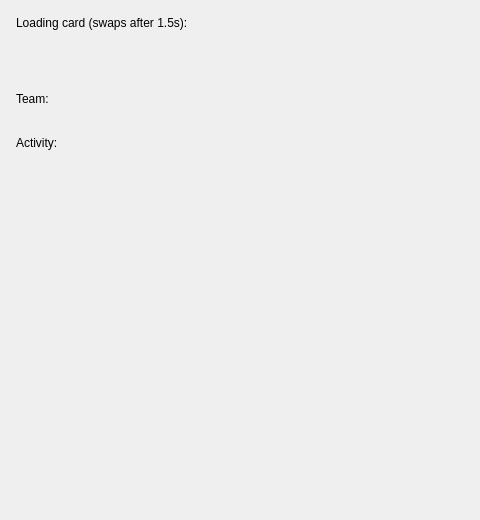
<?xml version="1.0" encoding="UTF-8"?>
<ui version="4.0">
 <class>MainWindow</class>
 <widget class="QMainWindow" name="MainWindow">
  <property name="geometry">
   <rect>
    <x>0</x>
    <y>0</y>
    <width>480</width>
    <height>520</height>
   </rect>
  </property>
  <property name="windowTitle">
   <string>Skeleton / Avatars / Timeline</string>
  </property>
  <widget class="QWidget" name="centralwidget">
   <layout class="QVBoxLayout" name="rootLayout" stretch="0,0,0,0,0,1">
    <property name="spacing">
     <number>10</number>
    </property>
    <property name="leftMargin">
     <number>16</number>
    </property>
    <property name="topMargin">
     <number>16</number>
    </property>
    <property name="rightMargin">
     <number>16</number>
    </property>
    <property name="bottomMargin">
     <number>16</number>
    </property>
    <item>
     <widget class="QLabel" name="loadingLabel">
      <property name="text">
       <string>Loading card (swaps after 1.5s):</string>
      </property>
     </widget>
    </item>
    <item>
     <widget class="QWidget" name="loadingCard" native="true">
      <layout class="QHBoxLayout" name="loadingCardLayout">
       <property name="spacing">
        <number>10</number>
       </property>
       <property name="leftMargin">
        <number>12</number>
       </property>
       <property name="topMargin">
        <number>12</number>
       </property>
       <property name="rightMargin">
        <number>12</number>
       </property>
       <property name="bottomMargin">
        <number>12</number>
       </property>
       <item>
        <widget class="QCustomSkeleton" name="skeletonAvatar">
         <property name="shape" stdset="0">
          <string>circle</string>
         </property>
        </widget>
       </item>
       <item>
        <layout class="QVBoxLayout" name="skeletonLines">
         <property name="spacing">
          <number>8</number>
         </property>
         <item>
          <widget class="QCustomSkeleton" name="skeletonLine1"/>
         </item>
         <item>
          <widget class="QCustomSkeleton" name="skeletonLine2"/>
         </item>
         <item>
          <spacer name="skeletonSpacer">
           <property name="orientation">
            <enum>Qt::Vertical</enum>
           </property>
           <property name="sizeHint" stdset="0">
            <size>
             <width>10</width>
             <height>10</height>
            </size>
           </property>
          </spacer>
         </item>
        </layout>
       </item>
      </layout>
     </widget>
    </item>
    <item>
     <widget class="QLabel" name="teamLabel">
      <property name="text">
       <string>Team:</string>
      </property>
     </widget>
    </item>
    <item>
     <layout class="QHBoxLayout" name="avatarRow">
      <item>
       <widget class="QCustomAvatarGroup" name="avatarGroup">
        <property name="maxVisible" stdset="0">
         <number>4</number>
        </property>
       </widget>
      </item>
      <item>
       <spacer name="avatarSpacer">
        <property name="orientation">
         <enum>Qt::Horizontal</enum>
        </property>
        <property name="sizeHint" stdset="0">
         <size>
          <width>10</width>
          <height>10</height>
         </size>
        </property>
       </spacer>
      </item>
     </layout>
    </item>
    <item>
     <widget class="QLabel" name="activityLabel">
      <property name="text">
       <string>Activity:</string>
      </property>
     </widget>
    </item>
    <item>
     <widget class="QCustomTimeline" name="timeline"/>
    </item>
   </layout>
  </widget>
 </widget>
 <customwidgets>
  <customwidget>
   <class>QCustomSkeleton</class>
   <extends>QWidget</extends>
   <header location="global">Custom_Widgets.QCustomSkeleton.h</header>
  </customwidget>
  <customwidget>
   <class>QCustomAvatarGroup</class>
   <extends>QWidget</extends>
   <header location="global">Custom_Widgets.QCustomAvatarGroup.h</header>
  </customwidget>
  <customwidget>
   <class>QCustomTimeline</class>
   <extends>QWidget</extends>
   <header location="global">Custom_Widgets.QCustomTimeline.h</header>
  </customwidget>
 </customwidgets>
 <resources/>
 <connections/>
</ui>
